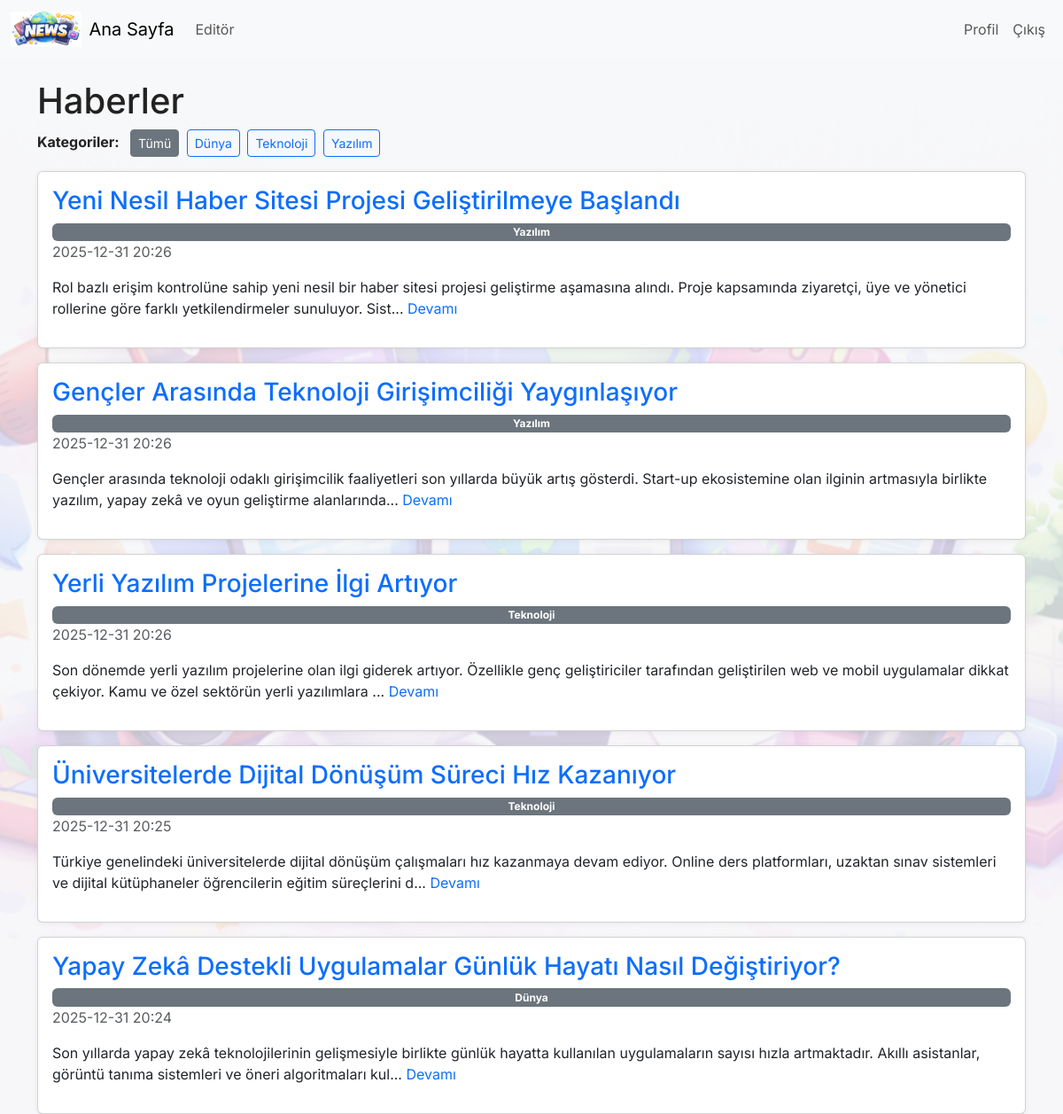
Screenshot of / (signed in) with the database file from the repository.
### models.py (models this page shows)
class News(db.Model):
    id = db.Column(db.Integer, primary_key=True)
    title = db.Column(db.String(200))
    content = db.Column(db.Text)
    created_at = db.Column(db.DateTime, default=datetime.utcnow)
    author_id = db.Column(db.Integer, db.ForeignKey("user.id"))
    category = db.Column(db.String(100), nullable=True)
    image = db.Column(db.String(200), nullable=True)
    bookmarks = db.relationship('Bookmark', back_populates='news', cascade='all, delete-orphan')

### news.py (the view)
@news_bp.route("/")
def index():
    if not (current_user.is_authenticated or session.get('guest')):
        return redirect(url_for('auth.login'))
    from models import News
    category = request.args.get('category')
    if category:
        news = News.query.filter_by(category=category).order_by(News.created_at.desc()).all()
    else:
        news = News.query.order_by(News.created_at.desc()).all()
    categories = [c[0] for c in News.query.with_entities(News.category).filter(News.category != None).distinct().all()]
    return render_template("index.html", news=news, categories=categories, selected_category=category)

### app.py (called while the page is built)
@login_manager.user_loader
def load_user(user_id):
    from models import User
    return db.session.get(User, int(user_id))

@app.context_processor
def inject_watermark():
    uploads_dir = os.path.join(app.static_folder or '', 'uploads')
    watermark_file = None
    candidate = os.path.join(uploads_dir, 'watermark.png')
    if os.path.exists(candidate):
        watermark_file = 'watermark.png'
    else:
        if os.path.isdir(uploads_dir):
            for fname in os.listdir(uploads_dir):
                if 'chatgpt' in fname.lower():
                    watermark_file = fname
                    break
    return {'watermark_file': watermark_file}

### templates/index.html
{% extends 'base.html' %}
{% block content %}
  <h1>Haberler</h1>
  {% if categories %}
    <div class="mb-3">
      <strong>Kategoriler:</strong>
      <a href="{{ url_for('news.index') }}" class="btn btn-sm btn-outline-secondary ms-2 {% if not selected_category %}active{% endif %}">Tümü</a>
      {% for cat in categories %}
        <a href="{{ url_for('news.index', category=cat) }}" class="btn btn-sm btn-outline-primary ms-1 {% if selected_category==cat %}active{% endif %}">{{ cat }}</a>
      {% endfor %}
    </div>
  {% endif %}
  {% for n in news %}
    <div class="mb-3 card p-3">
      <a href="{{ url_for('news.news_detail', id=n.id) }}"><h3>{{ n.title }}</h3></a>
      {% if n.category %}<span class="badge bg-secondary">{{ n.category }}</span>{% endif %}
      <p class="text-muted">{{ n.created_at.strftime('%Y-%m-%d %H:%M') }}</p>
      <p>{{ n.content[:200] }}{% if n.content|length > 200 %}... <a href="{{ url_for('news.news_detail', id=n.id) }}">Devamı</a>{% endif %}</p>
    </div>
  {% else %}
    <p>Henüz haber yok.</p>
  {% endfor %}
{% endblock %}

### templates/base.html (shortened to what this page needs)
<!doctype html>
<html lang="tr">
  <head>
    <link href="https://cdn.jsdelivr.net/npm/bootstrap@5.3.0/dist/css/bootstrap.min.css" rel="stylesheet">
  </head>
  <body>
    <nav class="navbar navbar-expand-lg navbar-light bg-light">
      <div class="container-fluid">
        <a class="navbar-brand d-flex align-items-center" href="{{ url_for('news.index') }}">
          <img src="{{ url_for('static', filename='uploads/logo.png') }}" alt="News" style="height:40px; max-height:48px;">
          <span class="ms-2 d-none d-md-inline">Ana Sayfa</span>
        </a>
        <div class="collapse navbar-collapse">
          <ul class="navbar-nav me-auto mb-2 mb-lg-0">
            {% if current_user.is_authenticated and current_user.role == 'editor' %}
            <li class="nav-item"><a class="nav-link" href="{{ url_for('admin.dashboard') }}">Editör</a></li>
            {% endif %}
          </ul>
          <ul class="navbar-nav">
            {% if current_user.is_authenticated %}
              <li class="nav-item"><a class="nav-link" href="{{ url_for('auth.profile') }}">Profil</a></li>
              <li class="nav-item"><a class="nav-link" href="{{ url_for('auth.logout') }}">Çıkış</a></li>
            {% elif session.get('guest') %}
              <li class="nav-item"><span class="nav-link">Misafir</span></li>
              <li class="nav-item"><a class="nav-link" href="{{ url_for('auth.logout') }}">Çıkış</a></li>
            {% else %}
              <li class="nav-item"><a class="nav-link" href="{{ url_for('auth.login') }}">Giriş</a></li>
              <li class="nav-item"><a class="nav-link" href="{{ url_for('auth.register') }}">Kayıt</a></li>
              <li class="nav-item"><a class="nav-link" href="{{ url_for('auth.guest') }}">Misafir Olarak Devam Et</a></li>
            {% endif %}
          </ul>
        </div>
      </div>
    </nav>
    <div class="container mt-4">
      {% block content %}{% endblock %}
    </div>
  </body>
</html>

### rows the page displays
News: title "Yeni Nesil Haber Sitesi Projesi Geliştirilmeye Başlandı", category "Yazılım", created_at "2025-12-31 20:26", content "Rol bazlı erişim kontrolüne sahip yeni nesil bir haber sitesi projesi geliştirme aşamasına alındı. Proje kapsamında ziyaretçi, üye ve yönetici rollerine göre farklı yetkilendirmeler sunuluyor. Sist"
News: title "Gençler Arasında Teknoloji Girişimciliği Yaygınlaşıyor", category "Yazılım", created_at "2025-12-31 20:26", content "Gençler arasında teknoloji odaklı girişimcilik faaliyetleri son yıllarda büyük artış gösterdi. Start-up ekosistemine olan ilginin artmasıyla birlikte yazılım, yapay zekâ ve oyun geliştirme alanlarında"
News: title "Yerli Yazılım Projelerine İlgi Artıyor", category "Teknoloji", created_at "2025-12-31 20:26", content "Son dönemde yerli yazılım projelerine olan ilgi giderek artıyor. Özellikle genç geliştiriciler tarafından geliştirilen web ve mobil uygulamalar dikkat çekiyor. Kamu ve özel sektörün yerli yazılımlara"
News: title "Üniversitelerde Dijital Dönüşüm Süreci Hız Kazanıyor", category "Teknoloji", created_at "2025-12-31 20:25", content "Türkiye genelindeki üniversitelerde dijital dönüşüm çalışmaları hız kazanmaya devam ediyor. Online ders platformları, uzaktan sınav sistemleri ve dijital kütüphaneler öğrencilerin eğitim süreçlerini d"
News: title "Yapay Zekâ Destekli Uygulamalar Günlük Hayatı Nasıl Değiştiriyor?", category "Dünya", created_at "2025-12-31 20:24", content "Son yıllarda yapay zekâ teknolojilerinin gelişmesiyle birlikte günlük hayatta kullanılan uygulamaların sayısı hızla artmaktadır. Akıllı asistanlar, görüntü tanıma sistemleri ve öneri algoritmaları kul"

### other values shown
{{ cat }} "Dünya" "Teknoloji" "Yazılım"
